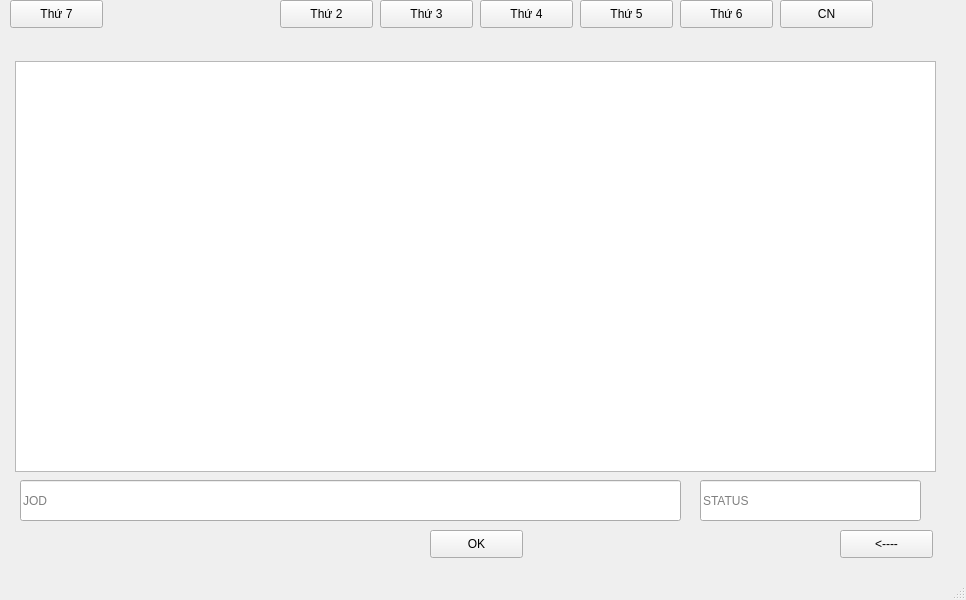
<?xml version="1.0" encoding="UTF-8"?>
<ui version="4.0">
 <class>MainWindow</class>
 <widget class="QMainWindow" name="MainWindow">
  <property name="geometry">
   <rect>
    <x>0</x>
    <y>0</y>
    <width>966</width>
    <height>600</height>
   </rect>
  </property>
  <property name="windowTitle">
   <string>MainWindow</string>
  </property>
  <widget class="QWidget" name="centralwidget">
   <widget class="QPushButton" name="t4">
    <property name="geometry">
     <rect>
      <x>480</x>
      <y>0</y>
      <width>93</width>
      <height>28</height>
     </rect>
    </property>
    <property name="text">
     <string>Thứ 4</string>
    </property>
   </widget>
   <widget class="QPushButton" name="t6">
    <property name="geometry">
     <rect>
      <x>680</x>
      <y>0</y>
      <width>93</width>
      <height>28</height>
     </rect>
    </property>
    <property name="text">
     <string>Thứ 6</string>
    </property>
   </widget>
   <widget class="QListWidget" name="listWidget">
    <property name="geometry">
     <rect>
      <x>15</x>
      <y>61</y>
      <width>921</width>
      <height>411</height>
     </rect>
    </property>
   </widget>
   <widget class="QPushButton" name="cn">
    <property name="geometry">
     <rect>
      <x>780</x>
      <y>0</y>
      <width>93</width>
      <height>28</height>
     </rect>
    </property>
    <property name="text">
     <string>CN</string>
    </property>
   </widget>
   <widget class="QPushButton" name="ql">
    <property name="geometry">
     <rect>
      <x>840</x>
      <y>530</y>
      <width>93</width>
      <height>28</height>
     </rect>
    </property>
    <property name="text">
     <string>&lt;----</string>
    </property>
   </widget>
   <widget class="QPushButton" name="pushButton">
    <property name="geometry">
     <rect>
      <x>10</x>
      <y>0</y>
      <width>93</width>
      <height>28</height>
     </rect>
    </property>
    <property name="text">
     <string>Thứ 7</string>
    </property>
   </widget>
   <widget class="QPushButton" name="t3">
    <property name="geometry">
     <rect>
      <x>380</x>
      <y>0</y>
      <width>93</width>
      <height>28</height>
     </rect>
    </property>
    <property name="text">
     <string>Thứ 3</string>
    </property>
   </widget>
   <widget class="QPushButton" name="ok">
    <property name="geometry">
     <rect>
      <x>430</x>
      <y>530</y>
      <width>93</width>
      <height>28</height>
     </rect>
    </property>
    <property name="text">
     <string>OK</string>
    </property>
   </widget>
   <widget class="QPushButton" name="t2">
    <property name="geometry">
     <rect>
      <x>280</x>
      <y>0</y>
      <width>93</width>
      <height>28</height>
     </rect>
    </property>
    <property name="text">
     <string>Thứ 2</string>
    </property>
   </widget>
   <widget class="QPushButton" name="t5">
    <property name="geometry">
     <rect>
      <x>580</x>
      <y>0</y>
      <width>93</width>
      <height>28</height>
     </rect>
    </property>
    <property name="text">
     <string>Thứ 5</string>
    </property>
   </widget>
   <widget class="QLineEdit" name="jod">
    <property name="geometry">
     <rect>
      <x>20</x>
      <y>480</y>
      <width>661</width>
      <height>41</height>
     </rect>
    </property>
    <property name="echoMode">
     <enum>QLineEdit::Normal</enum>
    </property>
    <property name="placeholderText">
     <string>JOD</string>
    </property>
   </widget>
   <widget class="QLineEdit" name="do_2">
    <property name="geometry">
     <rect>
      <x>700</x>
      <y>480</y>
      <width>221</width>
      <height>41</height>
     </rect>
    </property>
    <property name="placeholderText">
     <string>STATUS</string>
    </property>
   </widget>
  </widget>
  <widget class="QMenuBar" name="menubar">
   <property name="geometry">
    <rect>
     <x>0</x>
     <y>0</y>
     <width>966</width>
     <height>26</height>
    </rect>
   </property>
  </widget>
  <widget class="QStatusBar" name="statusbar"/>
 </widget>
 <resources/>
 <connections/>
</ui>
